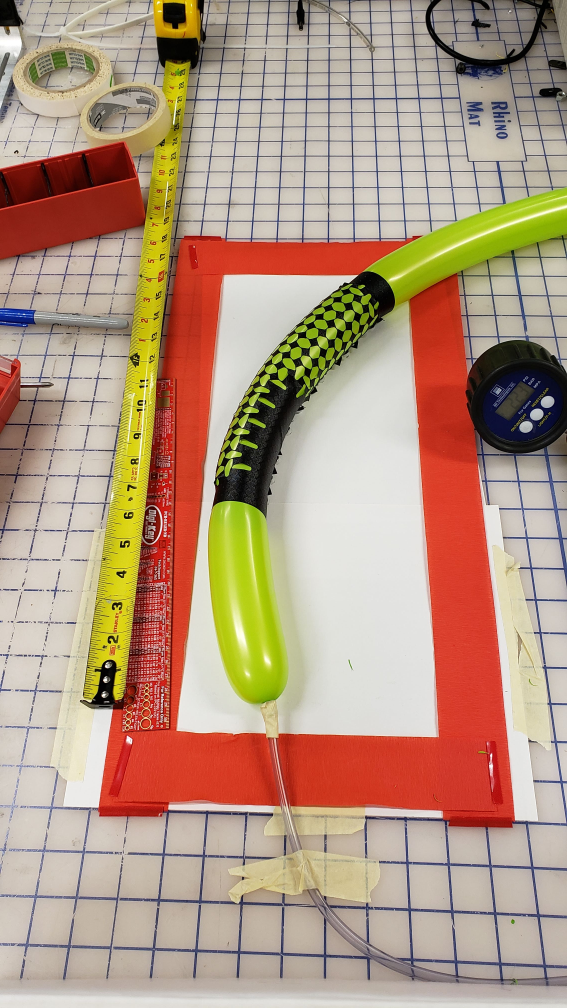
#> input picture images/Half Locked Towards.jpg, 2268 x 4032 px (shown at 1/4 size)
$ python collect_data.py
#> lines starting #> are read from the running program, lines starting #| are printed output that depends on the picture
import cv2
import numpy as np

# Create a black image and a window
windowName = 'MouseCallback'
cv2.namedWindow(windowName)
cv2.moveWindow(windowName, 40, 30)  # Move it to (40,30)

img = cv2.imread("./images/Half Locked Towards.jpg")
#> img is the input picture: shape (4032, 2268, 3); mean B, G, R 129.3, 151.1, 180
img = cv2.resize(img, (0, 0), fx=0.2, fy=0.2)
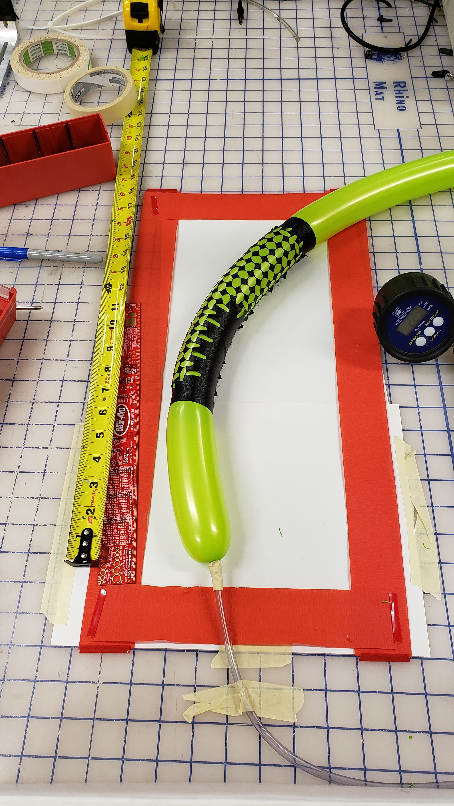
#> img: shape (806, 454, 3); mean B, G, R 129.4, 151.2, 180.1

lst = []
homographyFinished = False
drawing = False

def distance_bottom_left(img, pt):
    h, w = np.shape(img)[:2]
    return np.linalg.norm(np.array([0, h]) - pt)

def distance_bottom_right(img, pt):
    h, w = np.shape(img)[:2]
    return np.linalg.norm(np.array([w, h]) - pt)

# [49 lines left out: functions sort_bottom_left_CCW, CallBackFunc, calculateCurvature, not called in this run]

# bind the callback function to window
cv2.setMouseCallback(windowName, CallBackFunc)

def main():
    while (True):
        cv2.imshow(windowName, img)
        key_input = cv2.waitKey(20) & 0xFF
#> (key q is pressed here)
        if key_input == 27 or key_input == ord('q'):  # escape or q
            break
        elif key_input == ord('n'):  # N
            print("pressed enter")
            calculateCurvature()
        elif key_input == ord('d'):
            global drawing
            drawing = not drawing

    cv2.destroyAllWindows()

if __name__ == "__main__":
    main()

$ run again, with images/Fully Locked Against.jpg copied over images/Half Locked Towards.jpg
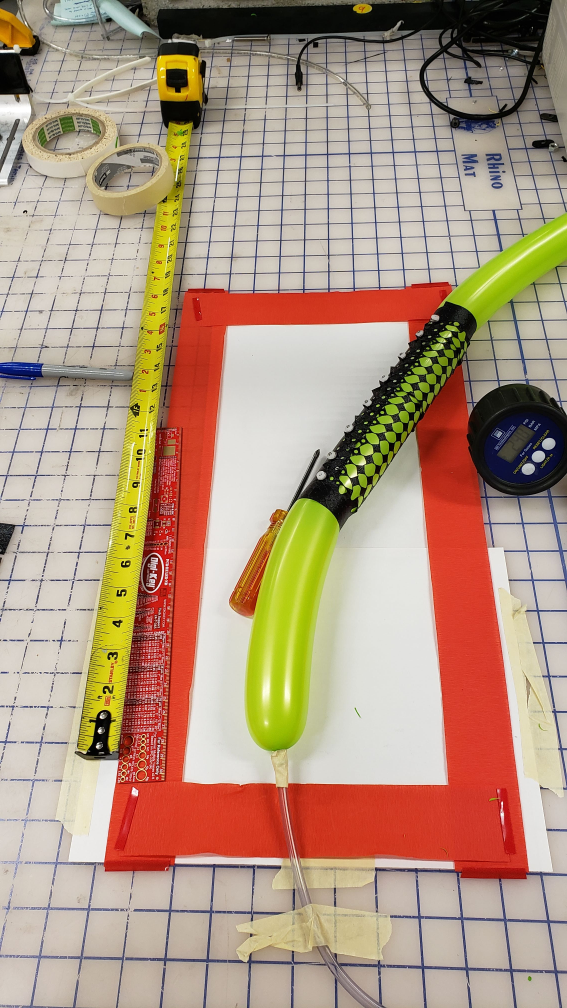
#> input picture images/Fully Locked Against.jpg, 2268 x 4032 px (shown at 1/4 size)
#> img is the input picture: shape (4032, 2268, 3); mean B, G, R 128.3, 150, 177.2
#> `img = cv2.resize(img, (0, 0), fx=0.2, fy=0.2)`:
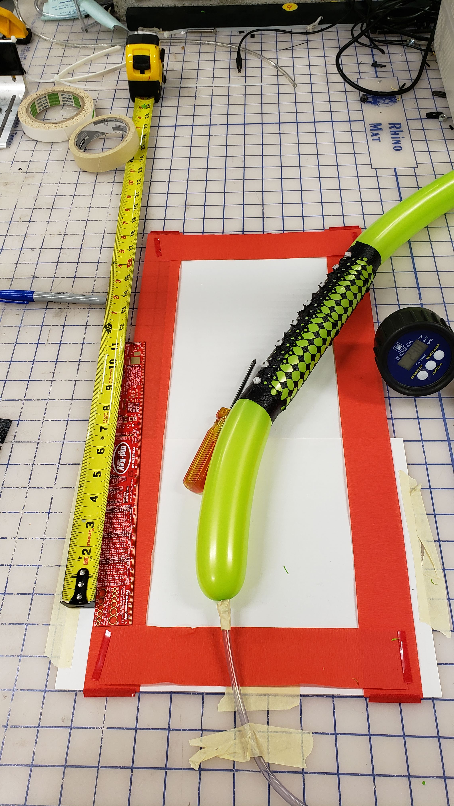
#> img: shape (806, 454, 3); mean B, G, R 128.3, 150, 177.2

$ run again, with images/Fully Locked Towards.jpg copied over images/Half Locked Towards.jpg
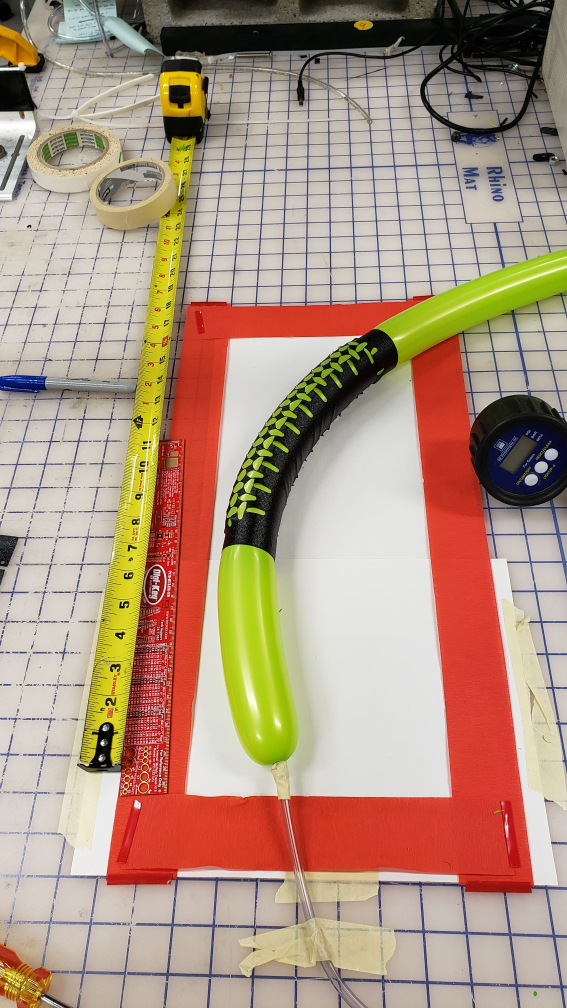
#> input picture images/Fully Locked Towards.jpg, 2268 x 4032 px (shown at 1/4 size)
#> img is the input picture: shape (4032, 2268, 3); mean B, G, R 128.8, 148.6, 175.9
#> `img = cv2.resize(img, (0, 0), fx=0.2, fy=0.2)`:
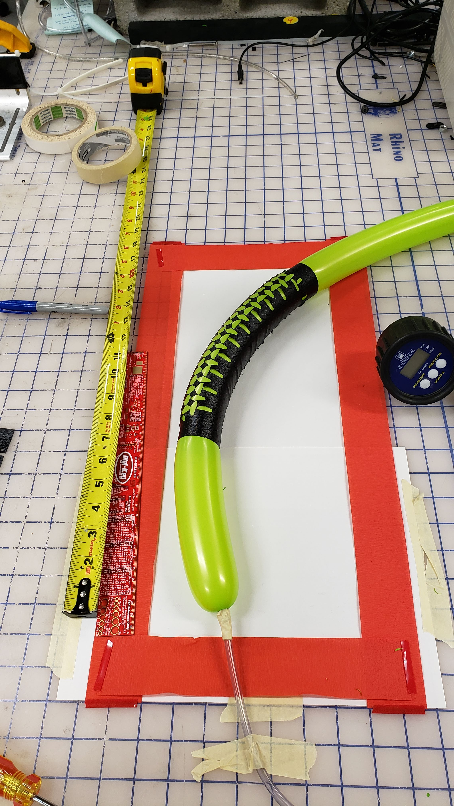
#> img: shape (806, 454, 3); mean B, G, R 128.8, 148.6, 175.9

$ run again, with images/Half Locked Against.jpg copied over images/Half Locked Towards.jpg
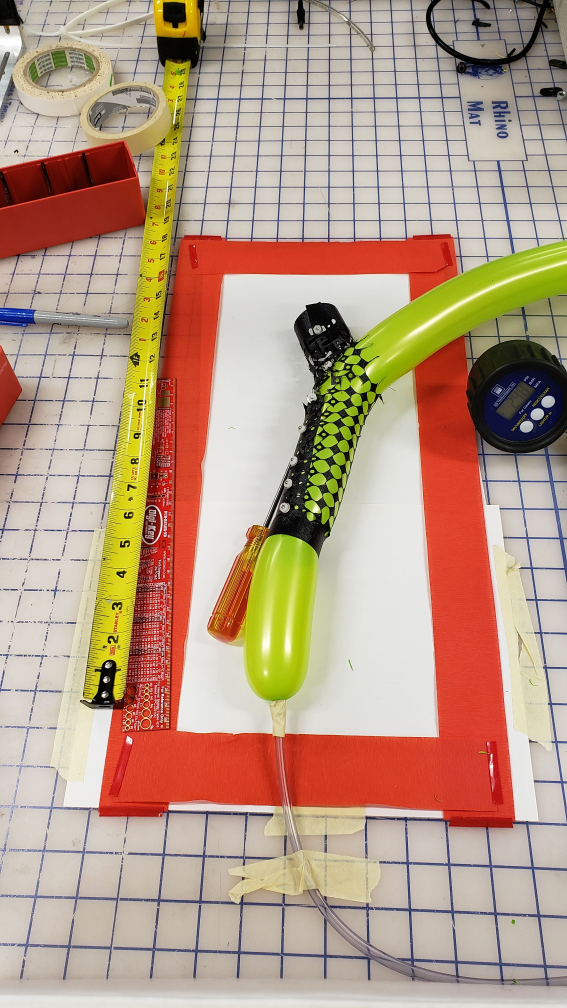
#> input picture images/Half Locked Against.jpg, 2268 x 4032 px (shown at 1/4 size)
#> img is the input picture: shape (4032, 2268, 3); mean B, G, R 133.3, 154.7, 183.8
#> `img = cv2.resize(img, (0, 0), fx=0.2, fy=0.2)`:
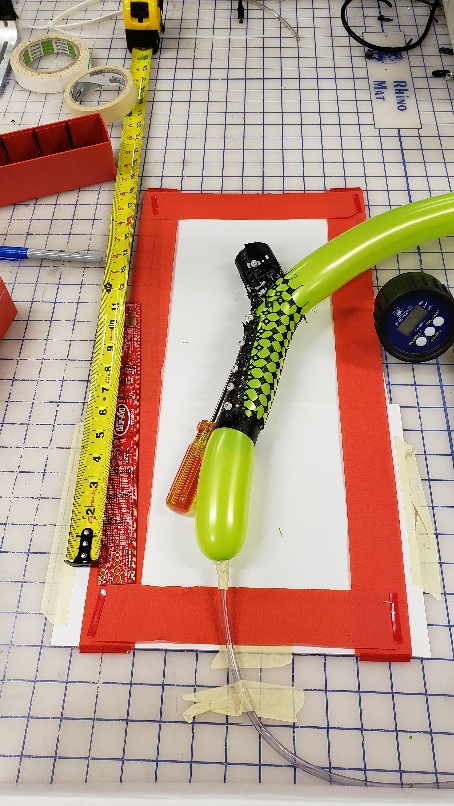
#> img: shape (806, 454, 3); mean B, G, R 133.2, 154.6, 183.8
